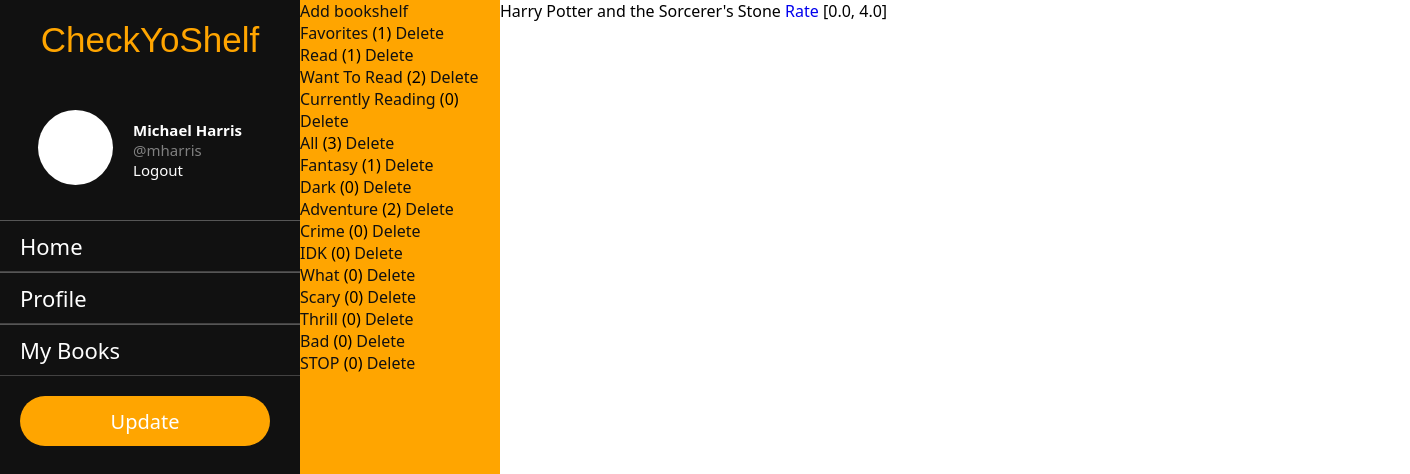
The app's page /mharris/Favorites/books (signed in), older data.
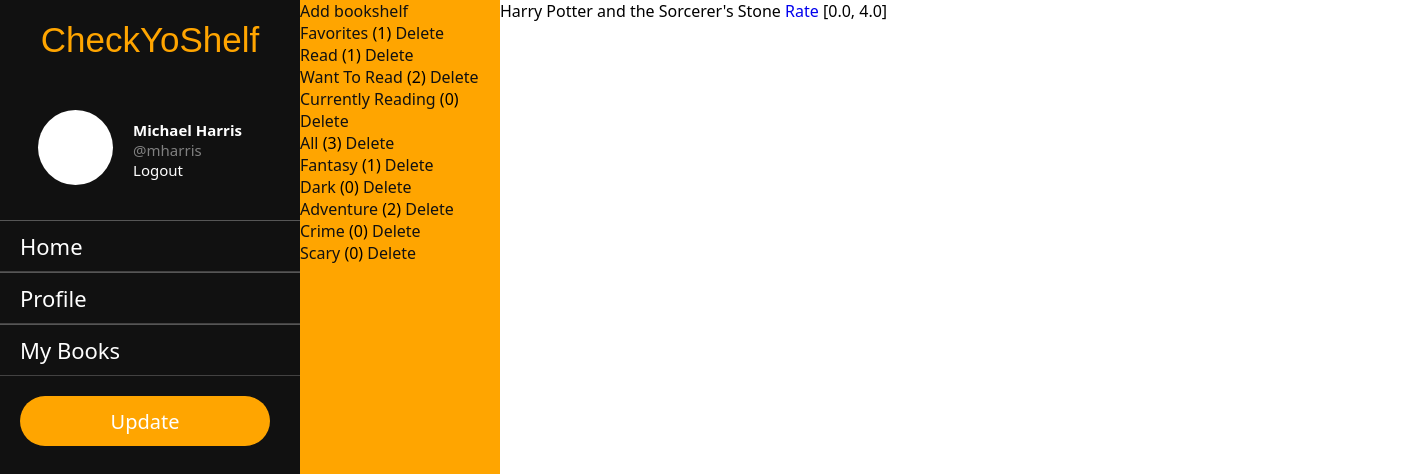
The same page, newer data.
### app/models.py (models this page shows)
class Bookshelf(models.Model):
    profile = models.ManyToManyField(Profile)
    books = models.ManyToManyField(Book, blank=True, related_name="books")
    name = models.CharField(max_length=200)
    description = models.TextField(blank=True)
    def __str__(self):
        return self.name

class Book(models.Model):
    GENRES = (
        ("Horror", "Horror"),
        ("Fantasy", "Fantasy"),
        ("Sci-Fi", "Sci-Fi"),
        ("Thriller", "Thriller"),
        ("Mystery", "Mystery"),
    )
    author = models.ForeignKey(Author, on_delete=models.CASCADE)
    profile = models.ManyToManyField(Profile, blank=True)
    title = models.CharField(max_length=200)
    genre = models.CharField(max_length=200, choices=GENRES)
    synopsis = models.TextField()
    cover = models.CharField(max_length=200, null=True, blank=True)
    page_number = models.IntegerField()
    publish_date = models.DateField()
    reviewers = []
    average_rating = 0.0
    def __str__(self):
        return self.title

### app/views.py (the view)
# urls.py: path("<str:username>/<str:bookshelf>/books", books_view, name="books"),
@login_required(login_url="login")
def books_view(request, username, bookshelf):
    context = {}
    current_user = request.user
    my_profile = Profile.objects.get(user=current_user)
    try:
        user = User.objects.get(username=username)
        profile = Profile.objects.get(user=user)
    except:
        user = None
        profile = None
    bookshelves = Bookshelf.objects.filter(profile=profile)
    bookshelves_count = {}
    for shelf in bookshelves:
        shelf_books = shelf.books.all()
        bookshelves_count[shelf] = shelf_books.count()
    selected_bookshelf = Bookshelf.objects.get(name=bookshelf)
    books = selected_bookshelf.books.all()
    books_ratings = {}
    for book in books:
        try:
            review = Review.objects.get(book=book)
            books_ratings[book] = [book.average_rating, review.rating]
        except:
            review = None
            books_ratings[book] = [book.average_rating, "-"]
    context["current_user"] = current_user
    context["my_profile"] = my_profile
    context["profile"] = profile
    context["bookshelves_count"] = bookshelves_count
    context["books_ratings"] = books_ratings
    return render(request, "books.html", context)

### app/templates/books.html
{% extends "bookshelves.html" %} {% block books %}
<div>
  <ul>
    {% for book, ratings in books_ratings.items %}
      <li>{{ book }} <a href="{% url "review_book" profile.user book %}">Rate</a> {{ ratings }}</li>
    {% endfor %}
  </ul>
</div>
{% endblock books %}

### app/templates/bookshelves.html (shortened to what this page needs)
{% extends "base.html" %}  {% block content %}
<div class="bookshelf-nav">
  <a href="{% url "create_bookshelf" profile.user %}">Add bookshelf</a>
  <ul>
    {% for shelf, count in bookshelves_count.items %}
    <li>
      <a href="{% url "books" profile.user shelf %}">{{ shelf }}</a> ({{ count }})
      <a href="{% url "delete_bookshelf" profile.user shelf %}">Delete</a>
    </li>
    {% endfor %}
  </ul>
</div>
<div class="book-list">{% block books %}{% endblock books %}</div>
{% endblock content %}

Row changes from the older to the newer data that the page shows:
removed Bookshelf: name "IDK", count "0"
removed Bookshelf: name "What", count "0"
removed Bookshelf: name "Thrill", count "0"
removed Bookshelf: name "Bad", count "0"
removed Bookshelf: name "STOP", count "0"
